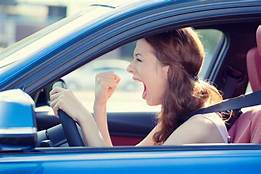
#> input picture src/img/anger/OIP.2U-VMhf313UA984u5UOmFgHaE8.jpg, 261 x 174 px, found by its file name; its folder holds only this picture in this run
$ python image_preprocessing.py
#> lines starting #> are read from the running program, lines starting #| are printed output that depends on the picture
import cv2
import os
import numpy as np


def crop_face(image):
    face_cascade = cv2.CascadeClassifier(cv2.data.haarcascades + 'haarcascade_frontalface_default.xml')
    gray = cv2.cvtColor(image, cv2.COLOR_BGR2GRAY)
    faces = face_cascade.detectMultiScale(gray, scaleFactor=1.1, minNeighbors=5, minSize=(30, 30))

    if len(faces) == 0:
        return None  # No face detected

    # Assuming only one face per image, get the first face
    x, y, w, h = faces[0]
    cropped_face = image[y:y + h, x:x + w]

    return cropped_face


def process_image(image_path, save_path, image_name):
    # Load the image
#> called with image_name = 'OIP.2U-VMhf313UA984u5UOmFgHaE8'
    image = cv2.imread(image_path)
#> image is the input picture: shape (174, 261, 3); mean B, G, R 150.8, 128.9, 115

    # Crop to the face region
    cropped_face = crop_face(image)
#> in crop_face, `gray = cv2.cvtColor(image, cv2.COLOR_BGR2GRAY)`:
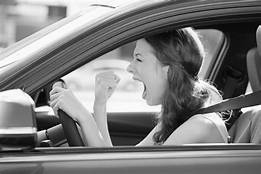
#> gray: shape (174, 261); min 1, max 255, mean 127.2
#> in crop_face, `faces = face_cascade.detectMultiScale(gray, scaleFactor=1.1, minNeighb..`: faces = ()
    if cropped_face is None:
        print(f"No face detected in {image_name}, skipping...")
        return

    # Example resizing to a fixed size (e.g., 224x224)
    resized_image = cv2.resize(cropped_face, (224, 224))

    # Save the final processed image
    cv2.imwrite(os.path.join(save_path, f"{image_name}_cropped.jpg"), resized_image)


def process_images_in_folder(emotion_folder, save_folder, limit=1000):
    # Create save folder if it doesn't exist
    os.makedirs(save_folder, exist_ok=True)

    # Loop through each image in the emotion folder
    image_files = [f for f in os.listdir(emotion_folder) if f.endswith(".jpg")]

    for idx, image_file in enumerate(image_files):
        if idx >= limit:
            break
        image_path = os.path.join(emotion_folder, image_file)
        image_name = os.path.splitext(image_file)[0]
        process_image(image_path, save_folder, image_name)


# Path to the folder containing emotion images
emotion_images_folder = r"C:\Users\ASUS\PycharmProjects\CSC566GroupProject\src\img"

# Path to the folder where processed images will be saved
save_folder = r"C:\Users\ASUS\PycharmProjects\CSC566GroupProject\src\preprocessed_img"

# Create the save folder if it doesn't exist
os.makedirs(save_folder, exist_ok=True)

# Process images in each emotion folder
for emotion in os.listdir(emotion_images_folder):
    emotion_path = os.path.join(emotion_images_folder, emotion)
    if os.path.isdir(emotion_path):
        save_path = os.path.join(save_folder, emotion)
        os.makedirs(save_path, exist_ok=True)
        process_images_in_folder(emotion_path, save_path)
